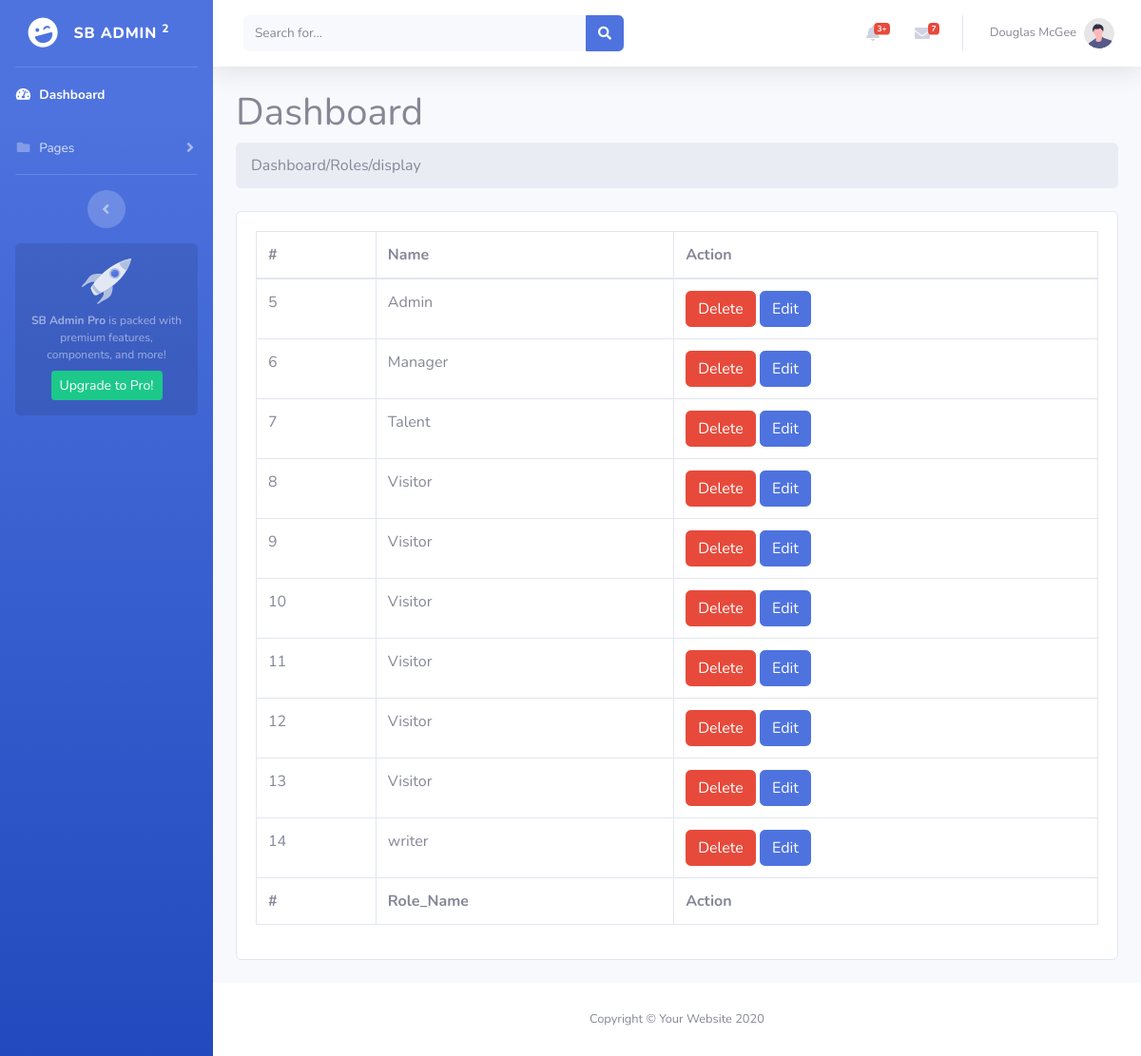
The page /Roles/index.php on the database its author committed.
### tables this page shows
CREATE TABLE `role` (
  `id` int(11) NOT NULL,
  `Name` varchar(50) NOT NULL
);

### Roles/index.php (the view, shortened to what this page needs)
<?php
require '../helpers/dbConnection.php';
$sql = 'select * from role';
$op = mysqli_query($con, $sql);
require '../layouts/header.php';
require '../layouts/sideNav.php';
require '../layouts/nav.php';
?>
<main>
    <div class="container-fluid">
        <h1 class="mt-4">Dashboard</h1>
        <ol class="breadcrumb mb-4">
            <li class="breadcrumb-item active">Dashboard/Roles/display</li>
            <?php
            echo '<br>';
            ?>
        </ol>
        <div class="card mb-4">
            <div class="card-body">
                <div class="table-responsive">
                    <table class="table table-bordered" id="dataTable" width="100%" cellspacing="0">
                        <thead>
                            <tr>
                                <th>#</th>
                                <th>Name</th>
                                <th>Action</th>
                            </tr>
                        </thead>
                        <tfoot>
                            <tr>
                                <th>#</th>
                                <th>Role_Name</th>
                                <th>Action</th>
                        </tfoot>
                        <tbody>
                            <?php
                            while ($data = mysqli_fetch_assoc($op)) {
                            ?>
                                <tr>
                                    <td><?php echo $data['id']; ?></td>
                                    <td><?php echo $data['Name']; ?></td>
                                    <td>
                                        <a href='delete.php?id=<?php echo $data['Id']; ?>' class='btn btn-danger m-r-1em'>Delete</a>
                                        <a href='edit.php?id=<?php echo $data['Id']; ?>' class='btn btn-primary m-r-1em'>Edit</a>
                                    </td>
                                </tr>
                            <?php
                            }
                            ?>
                        </tbody>
                    </table>
                </div>
            </div>
        </div>
    </div>
</main>
<?php
require '../layouts/footer.php';
?>

### layouts/header.php (shortened to what this page needs)
<!DOCTYPE html>
<html lang="en">
<head>
    <link href="../vendor/fontawesome-free/css/all.min.css" rel="stylesheet" type="text/css">
    <link href="../css/sb-admin-2.min.css" rel="stylesheet">
</head>
<body id="page-top">
<div id="wrapper">

### layouts/sideNav.php (shortened to what this page needs)
<ul class="navbar-nav bg-gradient-primary sidebar sidebar-dark accordion" id="accordionSidebar">
        <a class="sidebar-brand d-flex align-items-center justify-content-center" href="index.html">
            <div class="sidebar-brand-icon rotate-n-15">
                <i class="fas fa-laugh-wink"></i>
            </div>
            <div class="sidebar-brand-text mx-3">SB Admin <sup>2</sup></div>
        </a>
        <hr class="sidebar-divider my-0">
        <li class="nav-item active">
            <a class="nav-link" href="index.php">
                <i class="fas fa-fw fa-tachometer-alt"></i>
                <span>Dashboard</span></a>
        </li>
        <li class="nav-item">
            <a class="nav-link collapsed" href="#" data-toggle="collapse" data-target="#collapsePages" aria-expanded="true" aria-controls="collapsePages">
                <i class="fas fa-fw fa-folder"></i>
                <span>Pages</span>
            </a>
        </li>
        <hr class="sidebar-divider d-none d-md-block">
        <div class="text-center d-none d-md-inline">
            <button class="rounded-circle border-0" id="sidebarToggle"></button>
        </div>
        <div class="sidebar-card d-none d-lg-flex">
            <img class="sidebar-card-illustration mb-2" src="../img/undraw_rocket.svg" alt="...">
            <p class="text-center mb-2"><strong>SB Admin Pro</strong> is packed with premium features, components, and more!</p>
            <a class="btn btn-success btn-sm" href="https://startbootstrap.com/theme/sb-admin-pro">Upgrade to Pro!</a>
        </div>
    </ul>
    <div id="content-wrapper" class="d-flex flex-column">
<div id="content">

### layouts/nav.php (shortened to what this page needs)
<nav class="navbar navbar-expand navbar-light bg-white topbar mb-4 static-top shadow">
<form class="d-none d-sm-inline-block form-inline mr-auto ml-md-3 my-2 my-md-0 mw-100 navbar-search">
    <div class="input-group">
        <input type="text" class="form-control bg-light border-0 small" placeholder="Search for..." aria-label="Search" aria-describedby="basic-addon2">
        <div class="input-group-append">
            <button class="btn btn-primary" type="button">
                <i class="fas fa-search fa-sm"></i>
            </button>
        </div>
    </div>
</form>
<ul class="navbar-nav ml-auto">
    <li class="nav-item dropdown no-arrow mx-1">
        <a class="nav-link dropdown-toggle" href="#" id="alertsDropdown" role="button" data-toggle="dropdown" aria-haspopup="true" aria-expanded="false">
            <i class="fas fa-bell fa-fw"></i>
            <span class="badge badge-danger badge-counter">3+</span>
        </a>
    </li>
    <li class="nav-item dropdown no-arrow mx-1">
        <a class="nav-link dropdown-toggle" href="#" id="messagesDropdown" role="button" data-toggle="dropdown" aria-haspopup="true" aria-expanded="false">
            <i class="fas fa-envelope fa-fw"></i>
            <span class="badge badge-danger badge-counter">7</span>
        </a>
    </li>
    <li class="nav-item dropdown no-arrow">
        <a class="nav-link dropdown-toggle" href="#" id="userDropdown" role="button" data-toggle="dropdown" aria-haspopup="true" aria-expanded="false">
            <span class="mr-2 d-none d-lg-inline text-gray-600 small">Douglas McGee</span>
            <img class="img-profile rounded-circle" src="../img/undraw_profile.svg">
        </a>
    </li>
</ul>
</nav>

### layouts/footer.php (shortened to what this page needs)
<footer class="sticky-footer bg-white">
                <div class="container my-auto">
                    <div class="copyright text-center my-auto">
                        <span>Copyright &copy; Your Website 2020</span>
                    </div>
                </div>
            </footer>

### rows shown on the page
role: id "5", Name "Admin"
role: id "6", Name "Manager"
role: id "7", Name "Talent"
role: id "8", Name "Visitor"
role: id "9", Name "Visitor"
role: id "10", Name "Visitor"
role: id "11", Name "Visitor"
role: id "12", Name "Visitor"
role: id "13", Name "Visitor"
role: id "14", Name "writer"
